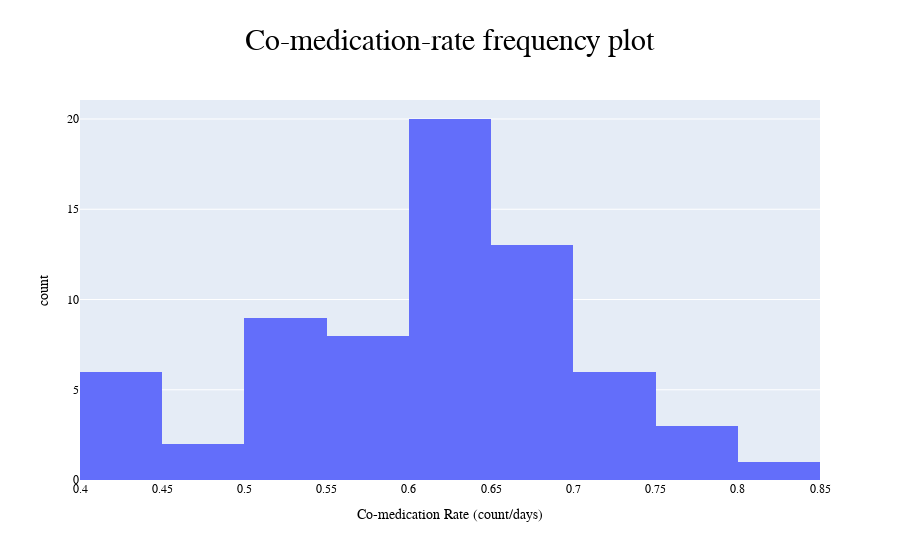

The notebook cell saved with this chart:
### Markdown cell above
## 5.2. Co-medication-rate frequency plot

### Code cell
#patientwide Co-medication-rate frequency plot
fig = px.histogram(df21, x="co_medication_rate", 
                   labels={'co_medication_rate':'Co-medication Rate (count/days)'},
                  title = "Co-medication-rate frequency plot")
fig.update_layout(
    font_family="Courier New",
    font_color="black",
    title_font_size = 30,
    title_pad_l= 200,
    title_font_family="Times New Roman",
    title_font_color="black",
)
fig.show()

### Figure 1 — Plotly figure (JSON) as saved in the notebook; plotly's stock layout.template omitted (floating-point values rounded to 4 significant figures)
{"data": [{"alignmentgroup": "True", "bingroup": "x", "hovertemplate": "Co-medication Rate (count/days)=%{x}<br>count=%{y}<extra></extra>", "legendgroup": "", "marker": {"color": "#636efa", "pattern": {"shape": ""}}, "name": "", "offsetgroup": "", "orientation": "v", "showlegend": false, "type": "histogram", "x": [0.6739, 0.5745, 0.587, 0.6364, 0.625, 0.6042, 0.6087, 0.6304, 0.7059, 0.7115, 0.6327, 0.66, 0.6122, 0.617, 0.6531, 0.5833, 0.5319, 0.5333, 0.4681, 0.6275, 0.7358, 0.7308, 0.6122, 0.6531, 0.7292, 0.6875, 0.5417, 0.5208, 0.44, 0.4423, 0.44, 0.5294, 0.5294, 0.5882, 0.8039, 0.7843, 0.6939, 0.6735, 0.6735, 0.6327, 0.6957, 0.5833, 0.5102, 0.7083, 0.7692, 0.6538, 0.64, 0.64, 0.62, 0.56, 0.551, 0.5319, 0.5833, 0.625, 0.4468, 0.4694, 0.6275, 0.617, 0.617, 0.6458, 0.75, 0.6875, 0.5, 0.4167, 0.6596, 0.6042, 0.449, 0.6522], "xaxis": "x", "yaxis": "y"}], "layout": {"barmode": "relative", "font": {"color": "black", "family": "Courier New"}, "legend": {"tracegroupgap": 0}, "title": {"font": {"color": "black", "family": "Times New Roman", "size": 30}, "pad": {"l": 200}, "text": "Co-medication-rate frequency plot"}, "xaxis": {"anchor": "y", "domain": [0, 1], "title": {"text": "Co-medication Rate (count/days)"}}, "yaxis": {"anchor": "x", "domain": [0, 1], "title": {"text": "count"}}}}
